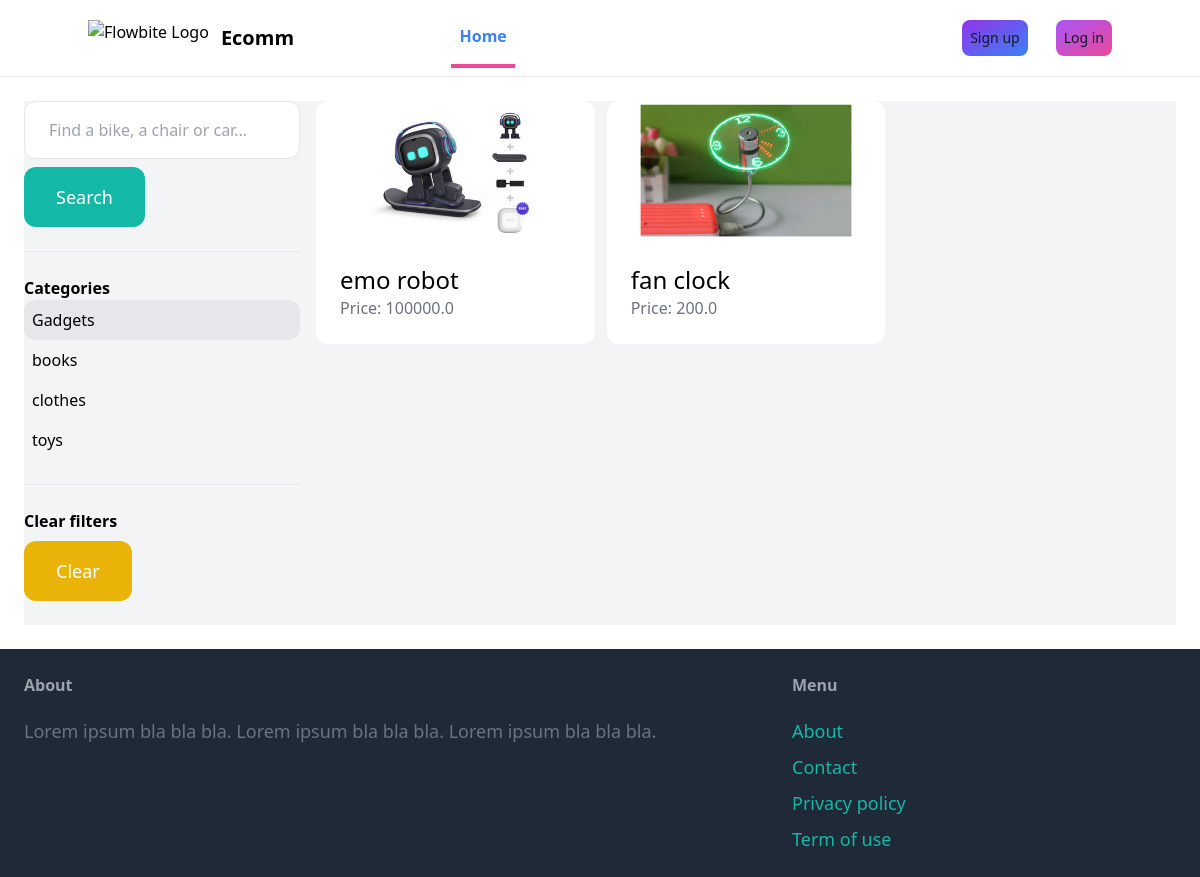
Page /items/?query=&category=8 on the committed database.
### item/models.py (models this page shows, shortened)
class Category(models.Model):
    name = models.CharField(max_length=255)
    class Meta:
        ordering = ('name',)
        verbose_name_plural = 'Categories'

class Item(models.Model):
    category = models.ForeignKey(Category, related_name='items', on_delete=models.CASCADE)
    name = models.CharField(max_length=255)
    description = models.TextField(blank=True, null=True)
    price = models.FloatField()
    image = models.ImageField(upload_to='item_images', blank=True, null=True)
    is_sold = models.BooleanField(default=False)
    created_by = models.ForeignKey(User, related_name='items', on_delete=models.CASCADE)
    created_at = models.DateTimeField(auto_now_add=True)

### item/views.py (the view)
# urls.py: path('items/', include('item.urls')),
def items(request):
    query = request.GET.get('query', '')
    category_id = request.GET.get('category', 0)
    categories = Category.objects.all()
    items = Item.objects.filter(is_sold=False)
    if category_id:
        items = items.filter(category_id=category_id)
    if query:
        items = items.filter(Q(name__icontains=query) | Q(description__icontains=query))
    return render(request, 'item/items.html', {
        'items': items,
        'query': query,
        'categories': categories,
        'category_id': int(category_id)
    })

### item/templates/item/items.html (shortened to what this page needs)
{% extends 'core/base.html' %}
{% block content %}
    <div class="pb-6 grid grid-cols-4 gap-4 bg-gray-100">
        <div class="col-span-1">
            <form method="get" action="{% url 'item:items' %}">
                <input name="query" class="w-full py-4 px-6 border rounded-xl" type="text" value="{{ query }}" placeholder="Find a bike, a chair or car...">
                <button class="mt-2 py-4 px-8 text-lg bg-teal-500 text-white rounded-xl">Search</button>
            </form>
            <hr class="my-6">
            <p class="font-semibold">Categories</p>
            <ul>
                {% for category in categories %}
                    <li class="py-2 px-2 rounded-xl{% if category.id == category_id %} bg-gray-200{% endif %}">
                        <a href="{% url 'item:items' %}?query={{ query }}&category={{ category.id }}">{{ category.name }}</a>
                    </li>
                {% endfor %}
            </ul>
            <hr class="my-6">
            <p class="font-semibold">Clear filters</p>
            <ul>
                <li><a href="{% url 'item:items' %}" class="mt-2 py-4 px-8 inline-block bg-yellow-500 text-lg rounded-xl text-white">Clear</a>
        </div>
        <div class="col-span-3">
            <div class="grid grid-cols-3 gap-3">
                {% for item in items %}
                    <div>
                        <a href="{% url 'item:detail' item.id %}">
                            <div>
                                <img src="{{ item.image.url }}" class="rounded-t-xl">
                            </div>
                            <div class="p-6 bg-white rounded-b-xl">
                                <h2 class="text-2xl">{{ item.name }}</h2>
                                <p class="text-gray-500">Price: {{ item.price }}</p>
                            </div>
                        </a>
                    </div>
                {% endfor %}
            </div>
        </div>
    </div>
{% endblock %}

### rows in the picture
Category: name "Gadgets"
Category: name "books"
Category: name "clothes"
Category: name "toys"
Item: image (picture), name "emo robot", price "100000.0"
Item: image (picture), name "fan clock", price "200.0"
